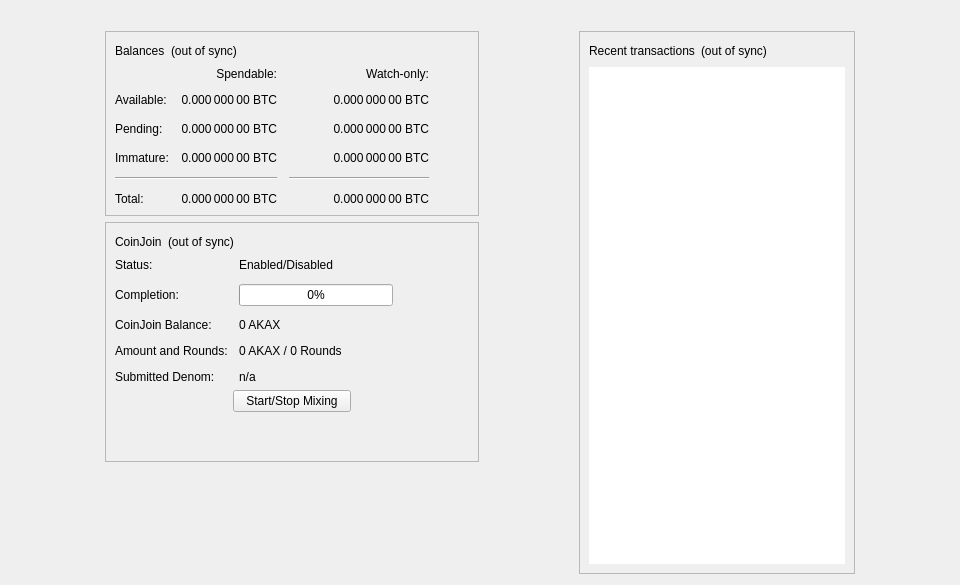
<?xml version="1.0" encoding="UTF-8"?>
<ui version="4.0">
 <class>OverviewPage</class>
 <widget class="QWidget" name="OverviewPage">
  <property name="geometry">
   <rect>
    <x>0</x>
    <y>0</y>
    <width>960</width>
    <height>585</height>
   </rect>
  </property>
  <property name="minimumSize">
   <size>
    <width>960</width>
    <height>0</height>
   </size>
  </property>
  <property name="windowTitle">
   <string>Form</string>
  </property>
  <layout class="QVBoxLayout" name="topLayout">
   <item>
    <widget class="QLabel" name="labelAlerts">
     <property name="visible">
      <bool>false</bool>
     </property>
     <property name="wordWrap">
      <bool>true</bool>
     </property>
     <property name="margin">
      <number>3</number>
     </property>
     <property name="textInteractionFlags">
      <set>Qt::TextSelectableByMouse</set>
     </property>
    </widget>
   </item>
   <item>
    <layout class="QHBoxLayout" name="horizontalLayout" stretch="1,0,1,0,1">
     <item>
      <spacer name="horizontalSpacerLeft">
       <property name="orientation">
        <enum>Qt::Horizontal</enum>
       </property>
       <property name="sizeType">
        <enum>QSizePolicy::Preferred</enum>
       </property>
       <property name="sizeHint" stdset="0">
        <size>
         <width>10</width>
         <height>20</height>
        </size>
       </property>
      </spacer>
     </item>
     <item>
      <layout class="QVBoxLayout" name="verticalLayout_2">
       <item>
        <widget class="QFrame" name="frame">
         <property name="frameShape">
          <enum>QFrame::StyledPanel</enum>
         </property>
         <property name="frameShadow">
          <enum>QFrame::Raised</enum>
         </property>
         <layout class="QVBoxLayout" name="verticalLayout_4">
          <item>
           <layout class="QHBoxLayout" name="horizontalLayout_4">
            <item>
             <widget class="QLabel" name="label_5">
              <property name="text">
               <string>Balances</string>
              </property>
             </widget>
            </item>
            <item>
             <widget class="QLabel" name="labelWalletStatus">
              <property name="toolTip">
               <string>The displayed information may be out of date. Your wallet automatically synchronizes with the Akax network after a connection is established, but this process has not completed yet.</string>
              </property>
              <property name="text">
               <string notr="true">(out of sync)</string>
              </property>
              <property name="alignment">
               <set>Qt::AlignLeading|Qt::AlignLeft|Qt::AlignVCenter</set>
              </property>
             </widget>
            </item>
            <item>
             <spacer name="horizontalSpacer_3">
              <property name="orientation">
               <enum>Qt::Horizontal</enum>
              </property>
              <property name="sizeHint" stdset="0">
               <size>
                <width>40</width>
                <height>20</height>
               </size>
              </property>
             </spacer>
            </item>
           </layout>
          </item>
          <item>
           <layout class="QGridLayout" name="gridLayout">
            <property name="spacing">
             <number>12</number>
            </property>
            <item row="2" column="2">
             <widget class="QLabel" name="labelWatchPending">
              <property name="cursor">
               <cursorShape>IBeamCursor</cursorShape>
              </property>
              <property name="toolTip">
               <string>Unconfirmed transactions to watch-only addresses</string>
              </property>
              <property name="text">
               <string notr="true">0.000 000 00 BTC</string>
              </property>
              <property name="alignment">
               <set>Qt::AlignRight|Qt::AlignTrailing|Qt::AlignVCenter</set>
              </property>
              <property name="textInteractionFlags">
               <set>Qt::LinksAccessibleByMouse|Qt::TextSelectableByKeyboard|Qt::TextSelectableByMouse</set>
              </property>
             </widget>
            </item>
            <item row="2" column="1">
             <widget class="QLabel" name="labelUnconfirmed">
              <property name="cursor">
               <cursorShape>IBeamCursor</cursorShape>
              </property>
              <property name="toolTip">
               <string>Total of transactions that have yet to be confirmed, and do not yet count toward the spendable balance</string>
              </property>
              <property name="text">
               <string notr="true">0.000 000 00 BTC</string>
              </property>
              <property name="alignment">
               <set>Qt::AlignRight|Qt::AlignTrailing|Qt::AlignVCenter</set>
              </property>
              <property name="textInteractionFlags">
               <set>Qt::LinksAccessibleByMouse|Qt::TextSelectableByKeyboard|Qt::TextSelectableByMouse</set>
              </property>
             </widget>
            </item>
            <item row="3" column="2">
             <widget class="QLabel" name="labelWatchImmature">
              <property name="cursor">
               <cursorShape>IBeamCursor</cursorShape>
              </property>
              <property name="toolTip">
               <string>Mined balance in watch-only addresses that has not yet matured</string>
              </property>
              <property name="text">
               <string notr="true">0.000 000 00 BTC</string>
              </property>
              <property name="alignment">
               <set>Qt::AlignRight|Qt::AlignTrailing|Qt::AlignVCenter</set>
              </property>
              <property name="textInteractionFlags">
               <set>Qt::LinksAccessibleByMouse|Qt::TextSelectableByKeyboard|Qt::TextSelectableByMouse</set>
              </property>
             </widget>
            </item>
            <item row="4" column="0" colspan="2">
             <widget class="Line" name="lineSpendableBalance">
              <property name="orientation">
               <enum>Qt::Horizontal</enum>
              </property>
             </widget>
            </item>
            <item row="4" column="2">
             <widget class="Line" name="lineWatchBalance">
              <property name="sizePolicy">
               <sizepolicy hsizetype="Preferred" vsizetype="Fixed">
                <horstretch>0</horstretch>
                <verstretch>0</verstretch>
               </sizepolicy>
              </property>
              <property name="minimumSize">
               <size>
                <width>140</width>
                <height>0</height>
               </size>
              </property>
              <property name="orientation">
               <enum>Qt::Horizontal</enum>
              </property>
             </widget>
            </item>
            <item row="5" column="0">
             <widget class="QLabel" name="labelTotalText">
              <property name="text">
               <string>Total:</string>
              </property>
             </widget>
            </item>
            <item row="3" column="1">
             <widget class="QLabel" name="labelImmature">
              <property name="cursor">
               <cursorShape>IBeamCursor</cursorShape>
              </property>
              <property name="toolTip">
               <string>Mined balance that has not yet matured</string>
              </property>
              <property name="text">
               <string notr="true">0.000 000 00 BTC</string>
              </property>
              <property name="alignment">
               <set>Qt::AlignRight|Qt::AlignTrailing|Qt::AlignVCenter</set>
              </property>
              <property name="textInteractionFlags">
               <set>Qt::LinksAccessibleByMouse|Qt::TextSelectableByKeyboard|Qt::TextSelectableByMouse</set>
              </property>
             </widget>
            </item>
            <item row="2" column="3">
             <spacer name="horizontalSpacer_2">
              <property name="orientation">
               <enum>Qt::Horizontal</enum>
              </property>
              <property name="sizeHint" stdset="0">
               <size>
                <width>40</width>
                <height>20</height>
               </size>
              </property>
             </spacer>
            </item>
            <item row="3" column="0">
             <widget class="QLabel" name="labelImmatureText">
              <property name="text">
               <string>Immature:</string>
              </property>
             </widget>
            </item>
            <item row="5" column="1">
             <widget class="QLabel" name="labelTotal">
              <property name="cursor">
               <cursorShape>IBeamCursor</cursorShape>
              </property>
              <property name="toolTip">
               <string>Your current total balance</string>
              </property>
              <property name="text">
               <string notr="true">0.000 000 00 BTC</string>
              </property>
              <property name="alignment">
               <set>Qt::AlignRight|Qt::AlignTrailing|Qt::AlignVCenter</set>
              </property>
              <property name="textInteractionFlags">
               <set>Qt::LinksAccessibleByMouse|Qt::TextSelectableByKeyboard|Qt::TextSelectableByMouse</set>
              </property>
             </widget>
            </item>
            <item row="5" column="2">
             <widget class="QLabel" name="labelWatchTotal">
              <property name="cursor">
               <cursorShape>IBeamCursor</cursorShape>
              </property>
              <property name="toolTip">
               <string>Current total balance in watch-only addresses</string>
              </property>
              <property name="text">
               <string notr="true">0.000 000 00 BTC</string>
              </property>
              <property name="alignment">
               <set>Qt::AlignRight|Qt::AlignTrailing|Qt::AlignVCenter</set>
              </property>
              <property name="textInteractionFlags">
               <set>Qt::LinksAccessibleByMouse|Qt::TextSelectableByKeyboard|Qt::TextSelectableByMouse</set>
              </property>
             </widget>
            </item>
            <item row="0" column="2">
             <widget class="QLabel" name="labelWatchonly">
              <property name="text">
               <string>Watch-only:</string>
              </property>
              <property name="alignment">
               <set>Qt::AlignRight|Qt::AlignTrailing|Qt::AlignVCenter</set>
              </property>
             </widget>
            </item>
            <item row="1" column="0">
             <widget class="QLabel" name="labelBalanceText">
              <property name="text">
               <string>Available:</string>
              </property>
             </widget>
            </item>
            <item row="1" column="1">
             <widget class="QLabel" name="labelBalance">
              <property name="cursor">
               <cursorShape>IBeamCursor</cursorShape>
              </property>
              <property name="toolTip">
               <string>Your current spendable balance</string>
              </property>
              <property name="text">
               <string notr="true">0.000 000 00 BTC</string>
              </property>
              <property name="alignment">
               <set>Qt::AlignRight|Qt::AlignTrailing|Qt::AlignVCenter</set>
              </property>
              <property name="textInteractionFlags">
               <set>Qt::LinksAccessibleByMouse|Qt::TextSelectableByKeyboard|Qt::TextSelectableByMouse</set>
              </property>
             </widget>
            </item>
            <item row="1" column="2">
             <widget class="QLabel" name="labelWatchAvailable">
              <property name="cursor">
               <cursorShape>IBeamCursor</cursorShape>
              </property>
              <property name="toolTip">
               <string>Your current balance in watch-only addresses</string>
              </property>
              <property name="text">
               <string notr="true">0.000 000 00 BTC</string>
              </property>
              <property name="alignment">
               <set>Qt::AlignRight|Qt::AlignTrailing|Qt::AlignVCenter</set>
              </property>
              <property name="textInteractionFlags">
               <set>Qt::LinksAccessibleByMouse|Qt::TextSelectableByKeyboard|Qt::TextSelectableByMouse</set>
              </property>
             </widget>
            </item>
            <item row="2" column="0">
             <widget class="QLabel" name="labelPendingText">
              <property name="text">
               <string>Pending:</string>
              </property>
             </widget>
            </item>
            <item row="0" column="1">
             <widget class="QLabel" name="labelSpendable">
              <property name="text">
               <string>Spendable:</string>
              </property>
              <property name="alignment">
               <set>Qt::AlignRight|Qt::AlignTrailing|Qt::AlignVCenter</set>
              </property>
             </widget>
            </item>
           </layout>
          </item>
         </layout>
        </widget>
       </item>
       <item>
        <widget class="QFrame" name="frameCoinJoin">
         <property name="layoutDirection">
          <enum>Qt::LeftToRight</enum>
         </property>
         <property name="frameShape">
          <enum>QFrame::StyledPanel</enum>
         </property>
         <property name="frameShadow">
          <enum>QFrame::Raised</enum>
         </property>
         <layout class="QVBoxLayout" name="VerticalLayout_PS1">
          <item>
           <layout class="QHBoxLayout" name="horizontalLayout_5">
            <item>
             <widget class="QLabel" name="labelCoinJoinHeader">
              <property name="text">
               <string notr="true">CoinJoin</string>
              </property>
             </widget>
            </item>
            <item>
             <widget class="QLabel" name="labelCoinJoinSyncStatus">
              <property name="toolTip">
               <string>The displayed information may be out of date. Your wallet automatically synchronizes with the Akax network after a connection is established, but this process has not completed yet.</string>
              </property>
              <property name="text">
               <string notr="true">(out of sync)</string>
              </property>
              <property name="alignment">
               <set>Qt::AlignLeading|Qt::AlignLeft|Qt::AlignVCenter</set>
              </property>
             </widget>
            </item>
            <item>
             <spacer name="horizontalSpacer_4">
              <property name="orientation">
               <enum>Qt::Horizontal</enum>
              </property>
              <property name="sizeHint" stdset="0">
               <size>
                <width>40</width>
                <height>20</height>
               </size>
              </property>
             </spacer>
            </item>
           </layout>
          </item>
          <item>
           <layout class="QFormLayout" name="coinJoinFormLayout">
            <property name="fieldGrowthPolicy">
             <enum>QFormLayout::AllNonFixedFieldsGrow</enum>
            </property>
            <property name="horizontalSpacing">
             <number>11</number>
            </property>
            <property name="verticalSpacing">
             <number>12</number>
            </property>
            <item row="0" column="0">
             <widget class="QLabel" name="labelCoinJoinEnabledText">
              <property name="text">
               <string>Status:</string>
              </property>
             </widget>
            </item>
            <item row="0" column="1">
             <widget class="QLabel" name="labelCoinJoinEnabled">
              <property name="text">
               <string>Enabled/Disabled</string>
              </property>
             </widget>
            </item>
            <item row="1" column="0">
             <widget class="QLabel" name="labelCompletitionText">
              <property name="text">
               <string>Completion:</string>
              </property>
             </widget>
            </item>
            <item row="1" column="1">
             <widget class="QProgressBar" name="coinJoinProgress">
              <property name="maximumSize">
               <size>
                <width>154</width>
                <height>16777215</height>
               </size>
              </property>
              <property name="value">
               <number>0</number>
              </property>
             </widget>
            </item>
            <item row="2" column="0">
             <widget class="QLabel" name="labelAnonymizedText">
              <property name="text">
               <string notr="true">CoinJoin Balance:</string>
              </property>
             </widget>
            </item>
            <item row="2" column="1">
             <widget class="QLabel" name="labelAnonymized">
              <property name="text">
               <string notr="true">0 AKAX</string>
              </property>
             </widget>
            </item>
            <item row="3" column="0">
             <widget class="QLabel" name="labelAmountAndRoundsText">
              <property name="text">
               <string>Amount and Rounds:</string>
              </property>
             </widget>
            </item>
            <item row="3" column="1">
             <widget class="QLabel" name="labelAmountRounds">
              <property name="text">
               <string>0 AKAX / 0 Rounds</string>
              </property>
             </widget>
            </item>
            <item row="4" column="0">
             <widget class="QLabel" name="labelSubmittedDenomText">
              <property name="text">
               <string>Submitted Denom:</string>
              </property>
             </widget>
            </item>
            <item row="4" column="1">
             <widget class="QLabel" name="labelSubmittedDenom">
              <property name="toolTip">
               <string>The denominations you submitted to the Masternode.&lt;br&gt;To mix, other users must submit the exact same denominations.</string>
              </property>
              <property name="text">
               <string>n/a</string>
              </property>
              <property name="wordWrap">
               <bool>true</bool>
              </property>
             </widget>
            </item>
           </layout>
          </item>
          <item>
           <layout class="QVBoxLayout" name="VerticalLayout_PS">
            <item>
             <layout class="QHBoxLayout" name="horizontalLayout_3">
              <property name="topMargin">
               <number>0</number>
              </property>
              <item>
               <spacer name="horizontalSpacer_5">
                <property name="orientation">
                 <enum>Qt::Horizontal</enum>
                </property>
                <property name="sizeHint" stdset="0">
                 <size>
                  <width>40</width>
                  <height>20</height>
                 </size>
                </property>
               </spacer>
              </item>
              <item>
               <widget class="QPushButton" name="toggleCoinJoin">
                <property name="sizePolicy">
                 <sizepolicy hsizetype="MinimumExpanding" vsizetype="Fixed">
                  <horstretch>0</horstretch>
                  <verstretch>0</verstretch>
                 </sizepolicy>
                </property>
                <property name="text">
                 <string>Start/Stop Mixing</string>
                </property>
               </widget>
              </item>
              <item>
               <spacer name="horizontalSpacer_6">
                <property name="orientation">
                 <enum>Qt::Horizontal</enum>
                </property>
                <property name="sizeHint" stdset="0">
                 <size>
                  <width>40</width>
                  <height>20</height>
                 </size>
                </property>
               </spacer>
              </item>
             </layout>
            </item>
            <item>
             <spacer name="verticalSpacer_3">
              <property name="orientation">
               <enum>Qt::Vertical</enum>
              </property>
              <property name="sizeHint" stdset="0">
               <size>
                <width>20</width>
                <height>40</height>
               </size>
              </property>
             </spacer>
            </item>
           </layout>
          </item>
         </layout>
        </widget>
       </item>
       <item>
        <spacer name="verticalSpacer">
         <property name="orientation">
          <enum>Qt::Vertical</enum>
         </property>
         <property name="sizeHint" stdset="0">
          <size>
           <width>20</width>
           <height>40</height>
          </size>
         </property>
        </spacer>
       </item>
      </layout>
     </item>
     <item>
      <spacer name="horizontalSpacerCenter">
       <property name="orientation">
        <enum>Qt::Horizontal</enum>
       </property>
       <property name="sizeHint" stdset="0">
        <size>
         <width>10</width>
         <height>20</height>
        </size>
       </property>
      </spacer>
     </item>
     <item>
      <layout class="QVBoxLayout" name="verticalLayout_3">
       <item>
        <widget class="QFrame" name="frame_2">
         <property name="frameShape">
          <enum>QFrame::StyledPanel</enum>
         </property>
         <property name="frameShadow">
          <enum>QFrame::Raised</enum>
         </property>
         <layout class="QVBoxLayout" name="verticalLayout">
          <item>
           <layout class="QHBoxLayout" name="horizontalLayout_2">
            <item>
             <widget class="QLabel" name="label_4">
              <property name="text">
               <string>Recent transactions</string>
              </property>
             </widget>
            </item>
            <item>
             <widget class="QLabel" name="labelTransactionsStatus">
              <property name="toolTip">
               <string>The displayed information may be out of date. Your wallet automatically synchronizes with the Akax network after a connection is established, but this process has not completed yet.</string>
              </property>
              <property name="text">
               <string notr="true">(out of sync)</string>
              </property>
              <property name="alignment">
               <set>Qt::AlignLeading|Qt::AlignLeft|Qt::AlignVCenter</set>
              </property>
             </widget>
            </item>
            <item>
             <spacer name="horizontalSpacer">
              <property name="orientation">
               <enum>Qt::Horizontal</enum>
              </property>
              <property name="sizeHint" stdset="0">
               <size>
                <width>40</width>
                <height>20</height>
               </size>
              </property>
             </spacer>
            </item>
           </layout>
          </item>
          <item>
           <widget class="QListView" name="listTransactions">
            <property name="frameShape">
             <enum>QFrame::NoFrame</enum>
            </property>
            <property name="verticalScrollBarPolicy">
             <enum>Qt::ScrollBarAlwaysOff</enum>
            </property>
            <property name="horizontalScrollBarPolicy">
             <enum>Qt::ScrollBarAlwaysOff</enum>
            </property>
            <property name="selectionMode">
             <enum>QAbstractItemView::NoSelection</enum>
            </property>
           </widget>
          </item>
         </layout>
        </widget>
       </item>
      </layout>
     </item>
     <item>
      <spacer name="horizontalSpacerRight">
       <property name="orientation">
        <enum>Qt::Horizontal</enum>
       </property>
       <property name="sizeType">
        <enum>QSizePolicy::Preferred</enum>
       </property>
       <property name="sizeHint" stdset="0">
        <size>
         <width>10</width>
         <height>20</height>
        </size>
       </property>
      </spacer>
     </item>
    </layout>
   </item>
  </layout>
 </widget>
 <resources/>
 <connections/>
</ui>
